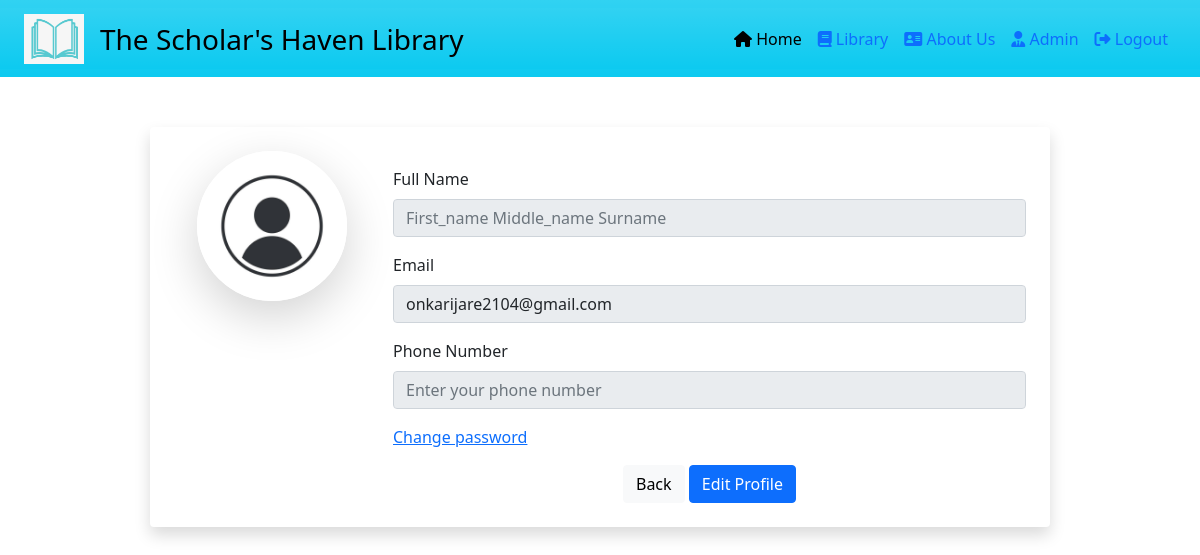
The page /myprofile/ (signed in) on the database as committed earlier.
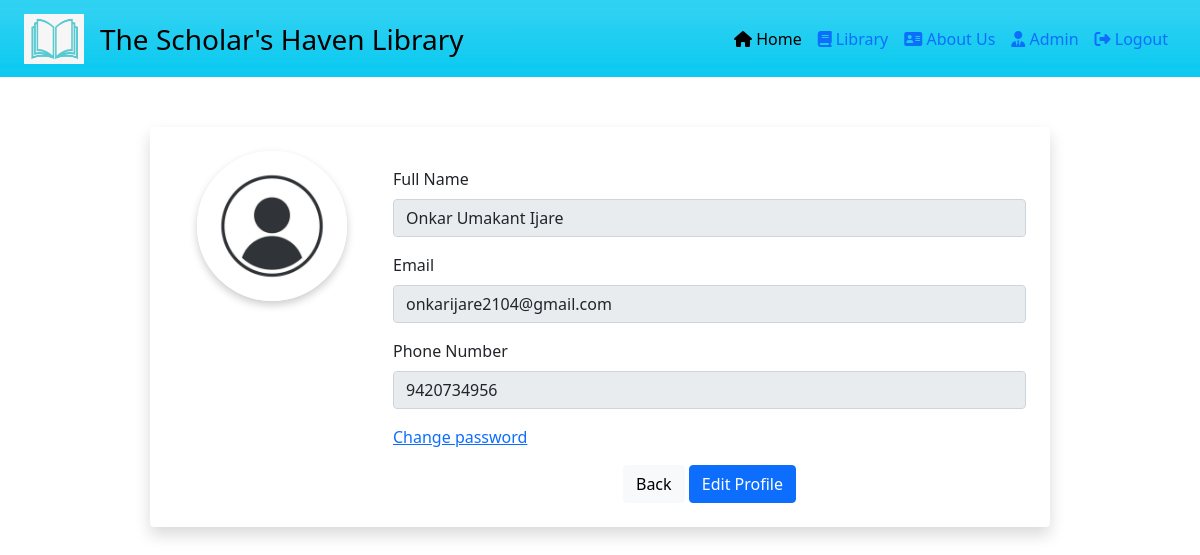
The same page on the database as committed later.
### accounts/models.py (models this page shows, shortened)
class User(AbstractBaseUser, PermissionsMixin):
    email = models.EmailField(unique=True, blank=False, null=False)
    first_name = models.CharField(max_length=15, blank=True, default='')
    last_name = models.CharField(max_length=15, blank=True, default='')
    is_active = models.BooleanField(default=True)
    is_superuser = models.BooleanField(default=False)
    is_staff = models.BooleanField(default=False)
    is_guest = models.BooleanField(default=False)
    date_joined = models.DateTimeField(default=timezone.now)
    last_login = models.DateTimeField(blank=True, null=True)
    objects = CustomUserManager()
    USERNAME_FIELD = 'email'
    REQUIRED_FIELDS = []
    class Meta:
        verbose_name = 'User'
        verbose_name_plural = 'Users'

### home/models.py (models this page shows, shortened)
class StudentProfile(models.Model):
    GENDER_CHOICES = [
        ('male', 'Male'),
        ('female', 'Female'),
        ('other', 'Other'),
    ]
    user = models.OneToOneField(settings.AUTH_USER_MODEL, on_delete=models.CASCADE)
    first_name = User.first_name
    last_name = User.last_name
    full_name = models.CharField(max_length=35, blank=True, default='')
    student_image = models.ImageField(upload_to='student_info/', default=None)
    phone = models.CharField(max_length=12)
    gender = models.CharField(max_length=10, choices=GENDER_CHOICES)
    education_type = models.CharField(max_length=10)
    select_branch = models.CharField(max_length=30, null=True, blank=True)
    pursuing_year = models.IntegerField(null=False, blank=False, default='1')
    books_obtained = models.TextField(null=True, blank=True)
    otp = models.IntegerField(blank=True, null=True)
    email_verified = models.BooleanField(default=False)

### home/views.py (the view)
# urls.py: path('myprofile/', my_profile, name="my_profile"),
@login_required(login_url="/login/")
def my_profile(request):
    try:
        profile = StudentProfile.objects.get(user=request.user)
        first_name = request.user.first_name
        last_name = request.user.last_name
        email = request.user.email
        full_name = profile.full_name
        phone = profile.phone
        gender = profile.gender
        education_type = profile.education_type
        branch = profile.select_branch
        pursuing_year = profile.pursuing_year
        student_image = profile.student_image
    except StudentProfile.DoesNotExist:
        profile = None
        first_name = request.user.first_name
        last_name = request.user.last_name
        email = request.user.email
        full_name = ""
        phone = ""
        gender = ""
        education_type = ""
        branch = ""
        pursuing_year = ""
        student_image = None
    context = {
        'page': 'My Profile',
        'first_name': first_name,
        'last_name': last_name,
        'email': email,
        'full_name': full_name,
        'phone': phone,
        'gender': gender,
        'education_type': education_type,
        'select_branch': branch,
        'pursuing_year': pursuing_year,
        'student_image': student_image
    }
    return render(request, 'homee/myProfile.html', context)

### home/templates/homee/myProfile.html (shortened to what this page needs)
{% extends "base.html" %}
{% block start %}
</head>
<body>
  <nav class="navbar sticky-top navbar-expand-lg t bg-info bg-gradient">
    <div class="container-fluid bg-info bg-gradient">
        <div class="navbar-brand">
            <img src="/static/photos/icon1.png" alt="Logo" width="60" height="50" class="d-inline-block align-text-top">
        </div>
        <a class="navbar-brand d-block text-center text-md-start" href="https://bitbarshi.edu.in/index.html">
            <span class="d-none d-sm-inline fs-3">The Scholar's Haven Library</span>
          </a>
        <div class="collapse navbar-collapse" id="navbarNav">
            <ul class="navbar-nav ms-auto">
                <li class="nav-item">
                    <a class="nav-link active" aria-current="page" href=" /"><i class="fa-solid fa-house"></i> Home</a>
                </li>
                <li class="nav-item">
                    <a class="nav-link" href="/books/"><i class="fa-solid fa-book"></i> Library</a>
                </li>
                <li class="nav-item">
                    <a class="nav-link" href="https://bitbarshi.edu.in/trust/index.html"><i class="fa-solid fa-address-card"></i> About Us</a>
                </li>
                {% if request.user.is_authenticated and request.user.is_superuser %}
                <li class="nav-item">
                  <a class="nav-link" href="/admin/"><i class="fa-solid fa-user-tie"></i> Admin</a>
              </li>
              {% endif %}
                {% if request.user.is_authenticated %}
                    <li class="nav-item">
                        <a class="nav-link" href="/logout/"><i class="fa-solid fa-right-from-bracket"></i> Logout </a>
                    </li>
                {% endif %}
            </ul>
        </div>
    </div>
</nav>
  <div class="container profile-container bg-white p-4 rounded shadow">
    <form method="post" enctype="multipart/form-data">
    <div class="row">
      <form method="post" enctype="multipart/form-data">
      <div class="col-md-3 text-center">
        <div class="d-flex flex-column align-items-center">
          {% if student_image %}
          <img src="/media/{{ student_image }}" class="profile-photo" id="profilePhotoPreview" alt="Profile Photo">
          {% else %}
          <img src="/media/user.jpg" alt="Default Profile Photo" class="profile-photo shadow-lg">
            {% endif %}
        </div>
      </div>
      <div class="col-md-9">
       {% if request.user.is_authenticated and request.user.is_superuser%}
          <div class="mb-3">
            <label for="fullName" class="form-label">Full Name</label>
            <input type="text" class="form-control" id="fullName" placeholder="First_name Middle_name Surname" name="full_name" value="{{ full_name }}" readonly>
          </div>
          <div class="mb-3">
            <label for="email" class="form-label">Email</label>
            <input type="email" class="form-control" id="email" placeholder="Enter your email" name="email" value="{{ email }}" readonly>
        </div>
          <div class="mb-3">
            <label for="phone" class="form-label">Phone Number</label>
            <input type="tel" class="form-control" id="phone" placeholder="Enter your phone number" value="{{phone}}" name="phone" readonly>
          </div>
          {% endif %}
          <div class="mb-3">
            <a href="{% url 'password_reset' %}">Change password</a>
          </div>
          <div class="text-center">
            <a href="/books/" class="btn btn-light">Back</a>
            <a href="/profile/" class="btn btn-primary">Edit Profile</a>
          </div>
        </form>
      </div>
    </div>
</body>
{% endblock %}

### home/templates/base.html (shortened to what this page needs)
<!DOCTYPE html>
<html lang="en">
<head>
    <link href="https://cdn.jsdelivr.net/npm/bootstrap@5.3.3/dist/css/bootstrap.min.css" rel="stylesheet">
    <link rel="stylesheet" href="https://cdnjs.cloudflare.com/ajax/libs/font-awesome/6.5.1/css/all.min.css" />
    <link href="https://cdn.jsdelivr.net/npm/bootstrap@5.0.0-alpha1/dist/css/bootstrap.min.css" rel="stylesheet">
    <!-- {% load static %}
    <link rel="stylesheet" href="{% static 'style.css' %}" > -->
</head>
<body>
    {% block start %}
    {% endblock %}
</body>
</html>

### home/templates/homee/myProfile.html (style rules this page uses)
body { background-image: url('https://cdn.pixabay.com/photo/2017/08/07/03/22/books-2599241_1280.jpg'); }
.profile-photo { width: 150px; height: 150px; object-fit: cover; border-radius: 50%; margin-bottom: 20px; box-shadow: 0px 4px 8px rgba(0, 0, 0, 0.2); border: 4px solid #fff; }
.profile-container { max-width: 900px; margin: 50px auto; padding: 20px; background-color: #f8f9fa; border-radius: 10px; box-shadow: 0 8px 16px rgba(0, 0, 0, 0.1); }

Rows that differ between the two databases and show on the page:
added StudentProfile: student_image (picture), full_name "Onkar Umakant Ijare", phone "9420734956"
